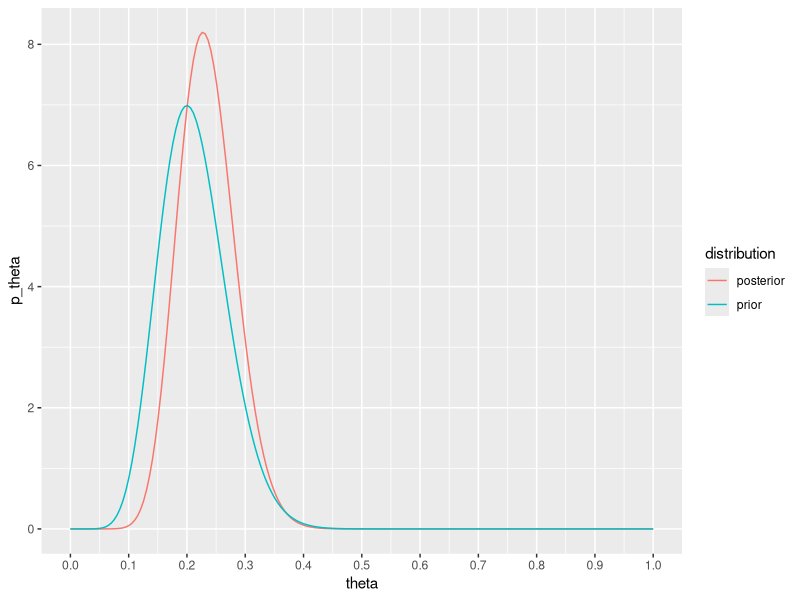

The R source for this figure:
## ---- chunk 1
library(tidyverse)
## ---- chunk 2
# these of course will be different for your homework
a = 10.6
b = 39.4

# in the homework you will have to compute the posterior hyperparameters yourself
a_post = 17.6
b_post = 57.4
## ---- chunk 3
prior_plot_df = data.frame(theta = seq(from = 0, to = 1, length.out = 200),
                           distribution = "prior") %>%
  mutate(p_theta = dbeta(theta, shape1 = a, shape2 = b))
## ---- chunk 4
post_plot_df = data.frame(theta = seq(from = 0, to = 1, length.out = 200),
                          distribution = "posterior") %>%
  mutate(p_theta = dbeta(theta, shape1 = a_post, shape2 = b_post))
## ---- chunk 5
combo_plot_df = bind_rows(prior_plot_df,
                          post_plot_df)
## ---- chunk 6
combo_plot_df %>% ggplot(aes(x = theta, y = p_theta, color = distribution)) +
  geom_line() +
  scale_x_continuous(breaks = seq(from = 0, to = 1, by = 0.1)) # more marks on x axis
